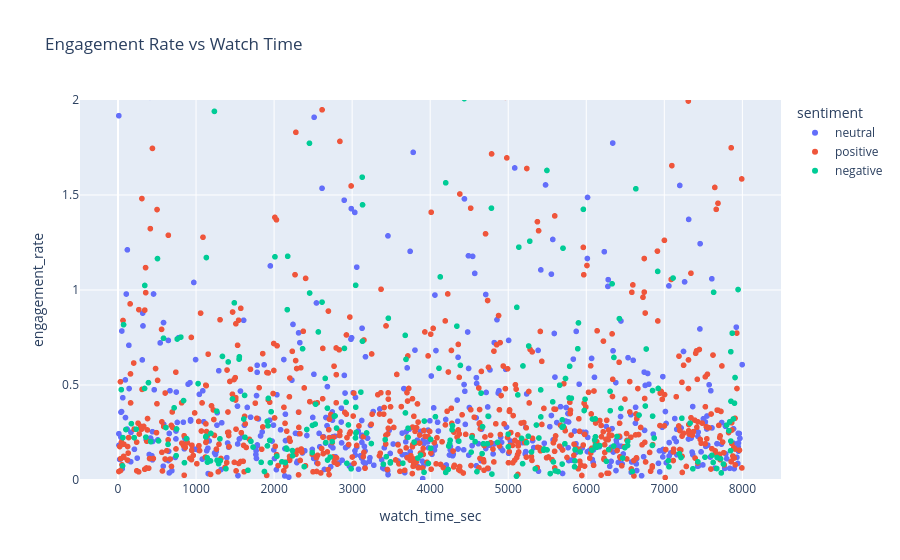

The cell this chart's notebook holds for it:
### Code cell
fig = px.scatter(wrangled.sample(1500, random_state=5),
                 x="watch_time_sec", y="engagement_rate", color="sentiment",
                 hover_data=["country", "device_type"],
                 title="Engagement Rate vs Watch Time")
fig.update_yaxes(range=[0, 2])
fig.show()

### Figure 1 — Plotly figure (JSON) as saved in the notebook; plotly's stock layout.template omitted (floating-point values rounded to 4 significant figures; data arrays with more than 128 entries replaced by an {"elided": "..."} marker saying what was removed)
{"data": [{"customdata": {"elided": "512x2 str values"}, "hovertemplate": "sentiment=neutral<br>watch_time_sec=%{x}<br>engagement_rate=%{y}<br>country=%{customdata[0]}<br>device_type=%{customdata[1]}<extra></extra>", "legendgroup": "neutral", "marker": {"color": "#636efa", "symbol": "circle"}, "mode": "markers", "name": "neutral", "showlegend": true, "type": "scattergl", "x": {"elided": "512 int values"}, "xaxis": "x", "y": {"elided": "512 float values"}, "yaxis": "y"}, {"customdata": {"elided": "700x2 str values"}, "hovertemplate": "sentiment=positive<br>watch_time_sec=%{x}<br>engagement_rate=%{y}<br>country=%{customdata[0]}<br>device_type=%{customdata[1]}<extra></extra>", "legendgroup": "positive", "marker": {"color": "#EF553B", "symbol": "circle"}, "mode": "markers", "name": "positive", "showlegend": true, "type": "scattergl", "x": {"elided": "700 int values"}, "xaxis": "x", "y": {"elided": "700 float values"}, "yaxis": "y"}, {"customdata": {"elided": "288x2 str values"}, "hovertemplate": "sentiment=negative<br>watch_time_sec=%{x}<br>engagement_rate=%{y}<br>country=%{customdata[0]}<br>device_type=%{customdata[1]}<extra></extra>", "legendgroup": "negative", "marker": {"color": "#00cc96", "symbol": "circle"}, "mode": "markers", "name": "negative", "showlegend": true, "type": "scattergl", "x": {"elided": "288 int values"}, "xaxis": "x", "y": {"elided": "288 float values"}, "yaxis": "y"}], "layout": {"autosize": true, "legend": {"title": {"text": "sentiment"}, "tracegroupgap": 0}, "title": {"text": "Engagement Rate vs Watch Time"}, "xaxis": {"anchor": "y", "autorange": true, "domain": [0, 1], "range": [-514.4, 8522.0], "title": {"text": "watch_time_sec"}, "type": "linear"}, "yaxis": {"anchor": "x", "domain": [0, 1], "range": [0, 2], "title": {"text": "engagement_rate"}, "type": "linear"}}}
